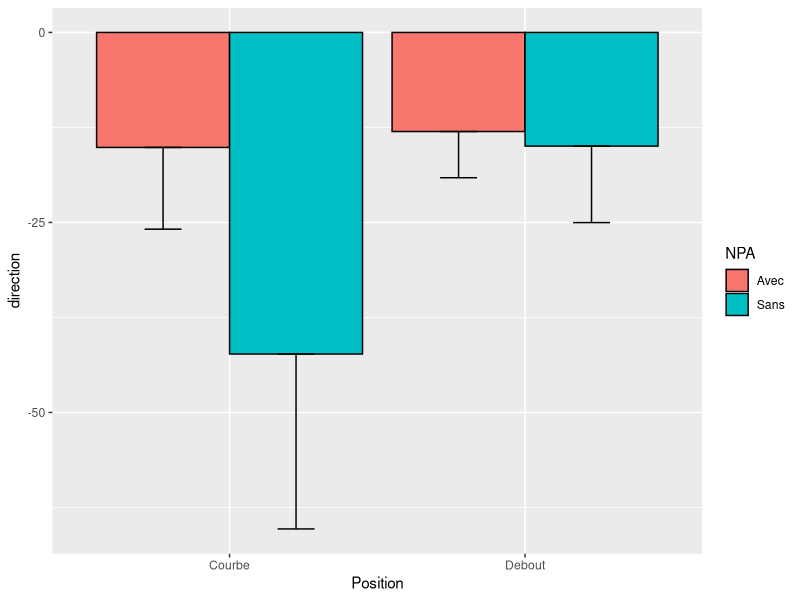

Write the R code that produced this figure.
## ---- chunk 1
# Installation d'une librairie pour la production de graphiques`
# install.packages("ggplot2")
library(ggplot2)
# Installation d'une librairie pour la gestion des données tabulaires
# install.packages("data.table")
library(data.table)
## ---- chunk 2
# Lecture des données csv, méthode data.table
data1 <- fread(input = "student1/resulat.csv")
data2 <- fread(input = "student2/gravi.csv")

# Mise en forme des données, méthode data.table ###################################################
data1.summarized <- data1[,
                          list(diff=longueur[jour==1]-longueur[jour==0]),
                          by=list(plante, lumière)][, 
                                                    list(mean=mean(diff), sd=sd(diff)),
                                                    by=lumière]

data2.summarized <- data2[time == 1,
                          list(direction=mean(angle-180), ecarttype=sd(angle-180)),
                          by=list(Position, NPA)]

## ---- chunk 3
g  <- ggplot(data = data2.summarized, mapping = aes(x = Position, y = direction, fill = NPA))

# Création du graphique
g.basic <- g + 
  # choix d'un barplot
  geom_bar(stat = "identity", position = position_dodge(), color = "black") +
  # ajout des écart-types
  geom_errorbar(width=.25, aes(ymin=direction-ecarttype, ymax=direction),  
  # re-positionnement correct des barres d'erreur
                position=position_dodge(.9)) +
  scale_y_continuous(breaks=c(-50,-25,0))
g.basic
